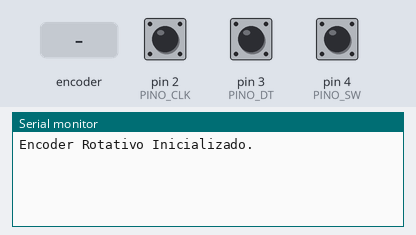
This sketch was run on a simulated Arduino Uno, built with avr-gcc and run on an emulated ATmega328P. Shown: the last lines printed to the serial monitor. The inputs (shaded band) are chosen by the test bench; at power-on: pin 4 (PINO_SW) HIGH, pin 2 (PINO_CLK) HIGH, pin 3 (PINO_DT) HIGH.

Above: at 1.2 s.
1.3 s: rotary encoder on pin 2 (PINO_CLK) / pin 3 (PINO_DT) turned 1 step (first pin leading)
At 1.9 s:
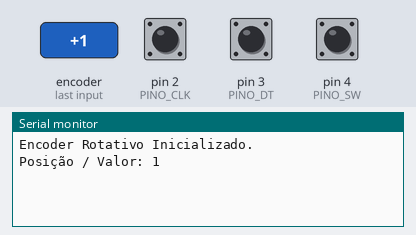
3.0 s: pin 4 (PINO_SW) pulled LOW for 0.15 s
At 3.18 s:
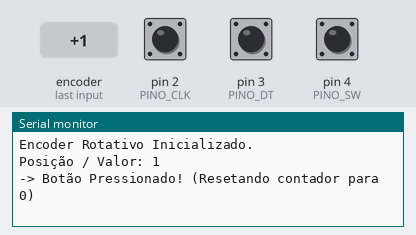
4.6 s: rotary encoder on pin 2 (PINO_CLK) / pin 3 (PINO_DT) turned 3 steps (first pin leading)
At 5.9 s:
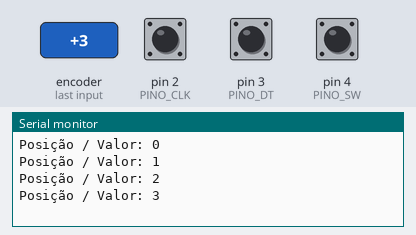
Timing chart, 0 to 7.6 s (numbered marks = the images above; inputs shaded):
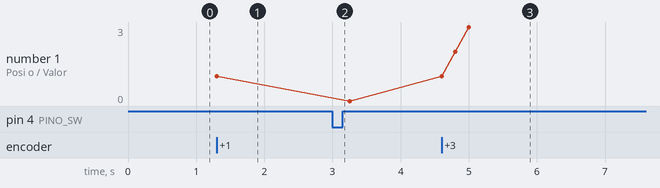

Measured:
- after the input at 1.3 s, the serial monitor: prints a new line at once (image 1)
- after the input at 3.0 s, the serial monitor: prints a new line at once (image 2)
- after the input at 4.6 s, the serial monitor: prints a new line at once (image 3)
- plotted number 1: 1 → 0 after the input at 3.0 s, 0 → 3 after the input at 4.6 s

The sketch:

Enconder_Rotativo.ino
```cpp
/*
 * =================================================================================
 * PROJETO: Leitura de Encoder Rotativo (Módulo KY-040)
 * DESCRIÇÃO: Detecta o sentido de rotação (Horário / Anti-horário), incrementa
 *            ou decrementa um contador de posição e lê o clique do botão integrado.
 *
 * USO DE INTERRUPÇÕES:
 * Utiliza interrupções de hardware no pino CLK (Pino 2 no Uno/Mega) para garantir
 * que nenhum passo de rotação seja perdido durante a execução do programa.
 * =================================================================================
 */

// Mapeamento dos Pinos (Compatível com Arduino Uno e Mega)
#define PINO_CLK 2   // Pino de sinal A (Interrupção 0 - Pino 2 no Uno/Mega)
#define PINO_DT  3   // Pino de sinal B (Direção)
#define PINO_SW  4   // Botão integrado do encoder

// Variáveis globais para controle de rotação
// Note a palavra-chave 'volatile' para variáveis alteradas dentro de uma Interrupção (ISR)
volatile int contador = 0;
volatile int ultimoEstadoCLK;

void setup() {
  Serial.begin(9600);

  // Configuração dos pinos de entrada
  pinMode(PINO_CLK, INPUT);
  pinMode(PINO_DT, INPUT);
  pinMode(PINO_SW, INPUT_PULLUP); // Ativa o resistor de pull-up para o botão

  // Grava o estado inicial do pino CLK
  ultimoEstadoCLK = digitalRead(PINO_CLK);

  // Configura a interrupção no pino CLK:
  // Executa a função 'atualizarEncoder()' toda vez que o sinal no PINO_CLK MUDAR (CHANGE)
  attachInterrupt(digitalPinToInterrupt(PINO_CLK), atualizarEncoder, CHANGE);

  Serial.println("Encoder Rotativo Inicializado.");
}

void loop() {
  // Exibe a posição atualizada do contador no Monitor Serial
  static int ultimoContador = 0;

  if (contador != ultimoContador) {
    Serial.print("Posição / Valor: ");
    Serial.println(contador);
    ultimoContador = contador;
  }

  // Leitura do botão integrado (Eixo central do encoder)
  if (digitalRead(PINO_SW) == LOW) {
    Serial.println("-> Botão Pressionado! (Resetando contador para 0)");
    contador = 0;

    // Debounce simples para evitar múltiplas leituras do clique
    delay(250);
  }
}

/*
 * FUNÇÃO DE INTERRUPÇÃO (ISR)
 * É chamada automaticamente pelo hardware do Arduino quando ocorre uma borda de sinal no PINO_CLK.
 */
void atualizarEncoder() {
  int estadoAtualCLK = digitalRead(PINO_CLK);

  // Verifica se o pino CLK realmente mudou de estado
  if (estadoAtualCLK != ultimoEstadoCLK && estadoAtualCLK == LOW) {
    // Se o estado do pino DT for diferente do pino CLK, o encoder está girando no sentido HORÁRIO
    if (digitalRead(PINO_DT) != estadoAtualCLK) {
      contador++;
    } else {
      // Caso contrário, está girando no sentido ANTI-HORÁRIO
      contador--;
    }
  }

  ultimoEstadoCLK = estadoAtualCLK;
}
```
